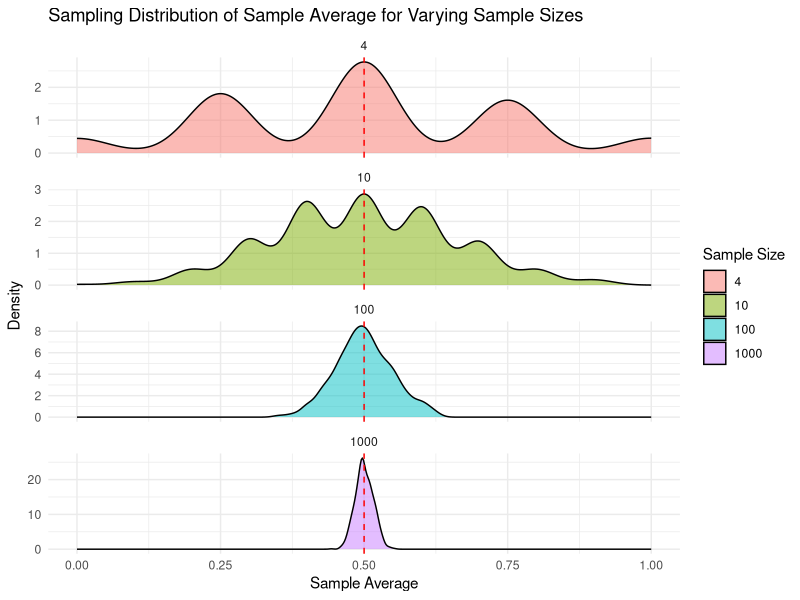

R code for this plot:
## ---- chunk 1
library(ggplot2)
theme_set(theme_bw()+theme(text = element_text(size=16)))
# theme_set(theme_gray(base_size = 18))
## ---- chunk 2
# Set parameters
n_samples <- 1000 # Number of samples for each sample size
probability <- 0.5 # Probability of success
n_draws_values <- c(4,10, 100, 1000) # Varying sample sizes

# Create a list to store the results
results <- list()

# Simulate and store sample averages for each sample size
for (n_draws in n_draws_values) {
  # Simulate repeated draws
  samples <- replicate(n_samples, rbinom(n_draws, 1, probability))
  
  # Calculate sample averages
  sample_averages <- colMeans(samples)
  
  # Store results
  results[[as.character(n_draws)]] <- data.frame(
    n_draws = n_draws,
    sample_average = sample_averages
  )
}

# Combine results into a single data frame
library(dplyr)
library(tidyr)
results_df <- bind_rows(results, .id = "n_draws")
results_df$n_draws <- factor(results_df$n_draws, levels = as.character(n_draws_values))

# Plot the distributions using ggplot2
library(ggplot2)

ggplot(results_df, aes(x = sample_average, fill = n_draws)) +
  geom_density(alpha = 0.5) +  # Use density plots with transparency
  geom_vline(xintercept = probability, color = "red", linetype = "dashed") +
  labs(
    x = "Sample Average",
    y = "Density",
    fill = "Sample Size",
    title = "Sampling Distribution of Sample Average for Varying Sample Sizes"
  ) +
  theme_minimal()+
  facet_wrap(vars(n_draws),ncol=1, scale="free_y")
